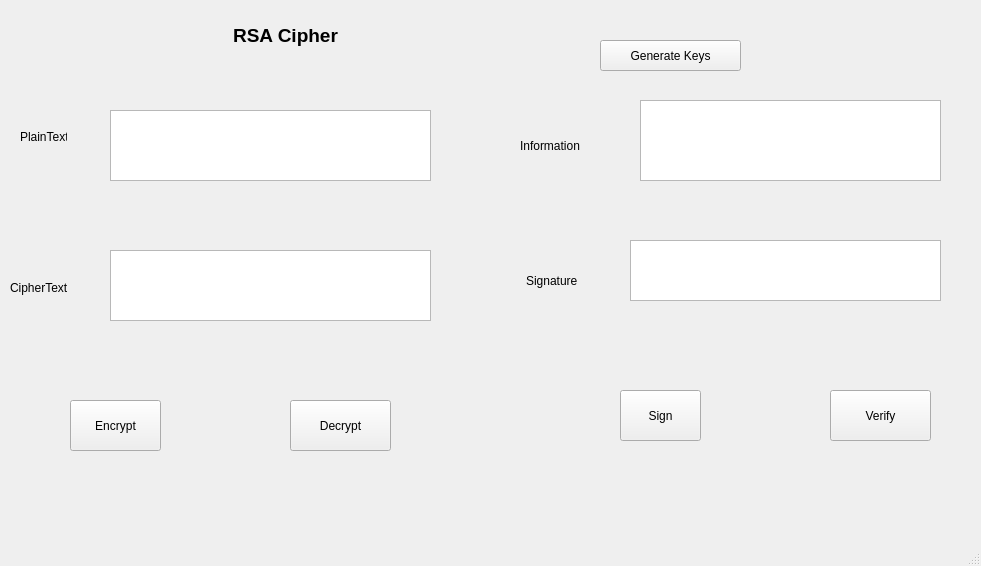
<?xml version="1.0" encoding="UTF-8"?>
<ui version="4.0">
 <class>MainWindow</class>
 <widget class="QMainWindow" name="MainWindow">
  <property name="geometry">
   <rect>
    <x>0</x>
    <y>0</y>
    <width>981</width>
    <height>566</height>
   </rect>
  </property>
  <property name="windowTitle">
   <string>MainWindow</string>
  </property>
  <widget class="QWidget" name="centralwidget">
   <widget class="QLabel" name="label">
    <property name="geometry">
     <rect>
      <x>210</x>
      <y>10</y>
      <width>151</width>
      <height>51</height>
     </rect>
    </property>
    <property name="text">
     <string>&lt;html&gt;&lt;head/&gt;&lt;body&gt;&lt;p align=&quot;center&quot;&gt;&lt;span style=&quot; font-size:14pt; font-weight:600;&quot;&gt;RSA Cipher&lt;/span&gt;&lt;/p&gt;&lt;/body&gt;&lt;/html&gt;</string>
    </property>
   </widget>
   <widget class="QPushButton" name="pushButton">
    <property name="geometry">
     <rect>
      <x>600</x>
      <y>40</y>
      <width>141</width>
      <height>31</height>
     </rect>
    </property>
    <property name="text">
     <string>Generate Keys</string>
    </property>
   </widget>
   <widget class="QLabel" name="label_2">
    <property name="geometry">
     <rect>
      <x>20</x>
      <y>130</y>
      <width>47</width>
      <height>13</height>
     </rect>
    </property>
    <property name="text">
     <string>PlainText </string>
    </property>
   </widget>
   <widget class="QLabel" name="label_3">
    <property name="geometry">
     <rect>
      <x>10</x>
      <y>280</y>
      <width>71</width>
      <height>16</height>
     </rect>
    </property>
    <property name="text">
     <string>CipherText</string>
    </property>
   </widget>
   <widget class="QLabel" name="label_4">
    <property name="geometry">
     <rect>
      <x>520</x>
      <y>130</y>
      <width>71</width>
      <height>31</height>
     </rect>
    </property>
    <property name="text">
     <string>Information</string>
    </property>
   </widget>
   <widget class="QLabel" name="label_5">
    <property name="geometry">
     <rect>
      <x>526</x>
      <y>270</y>
      <width>61</width>
      <height>21</height>
     </rect>
    </property>
    <property name="text">
     <string>Signature</string>
    </property>
   </widget>
   <widget class="QTextEdit" name="textEdit">
    <property name="geometry">
     <rect>
      <x>110</x>
      <y>110</y>
      <width>321</width>
      <height>71</height>
     </rect>
    </property>
   </widget>
   <widget class="QTextEdit" name="textEdit_2">
    <property name="geometry">
     <rect>
      <x>110</x>
      <y>250</y>
      <width>321</width>
      <height>71</height>
     </rect>
    </property>
   </widget>
   <widget class="QTextEdit" name="textEdit_3">
    <property name="geometry">
     <rect>
      <x>640</x>
      <y>100</y>
      <width>301</width>
      <height>81</height>
     </rect>
    </property>
   </widget>
   <widget class="QTextEdit" name="textEdit_4">
    <property name="geometry">
     <rect>
      <x>630</x>
      <y>240</y>
      <width>311</width>
      <height>61</height>
     </rect>
    </property>
   </widget>
   <widget class="QPushButton" name="pushButton_2">
    <property name="geometry">
     <rect>
      <x>70</x>
      <y>400</y>
      <width>91</width>
      <height>51</height>
     </rect>
    </property>
    <property name="text">
     <string>Encrypt</string>
    </property>
   </widget>
   <widget class="QPushButton" name="pushButton_3">
    <property name="geometry">
     <rect>
      <x>290</x>
      <y>400</y>
      <width>101</width>
      <height>51</height>
     </rect>
    </property>
    <property name="text">
     <string>Decrypt</string>
    </property>
   </widget>
   <widget class="QPushButton" name="pushButton_4">
    <property name="geometry">
     <rect>
      <x>620</x>
      <y>390</y>
      <width>81</width>
      <height>51</height>
     </rect>
    </property>
    <property name="text">
     <string>Sign</string>
    </property>
   </widget>
   <widget class="QPushButton" name="pushButton_5">
    <property name="geometry">
     <rect>
      <x>830</x>
      <y>390</y>
      <width>101</width>
      <height>51</height>
     </rect>
    </property>
    <property name="text">
     <string>Verify</string>
    </property>
   </widget>
  </widget>
  <widget class="QMenuBar" name="menubar">
   <property name="geometry">
    <rect>
     <x>0</x>
     <y>0</y>
     <width>981</width>
     <height>21</height>
    </rect>
   </property>
  </widget>
  <widget class="QStatusBar" name="statusbar"/>
 </widget>
 <resources/>
 <connections/>
</ui>
